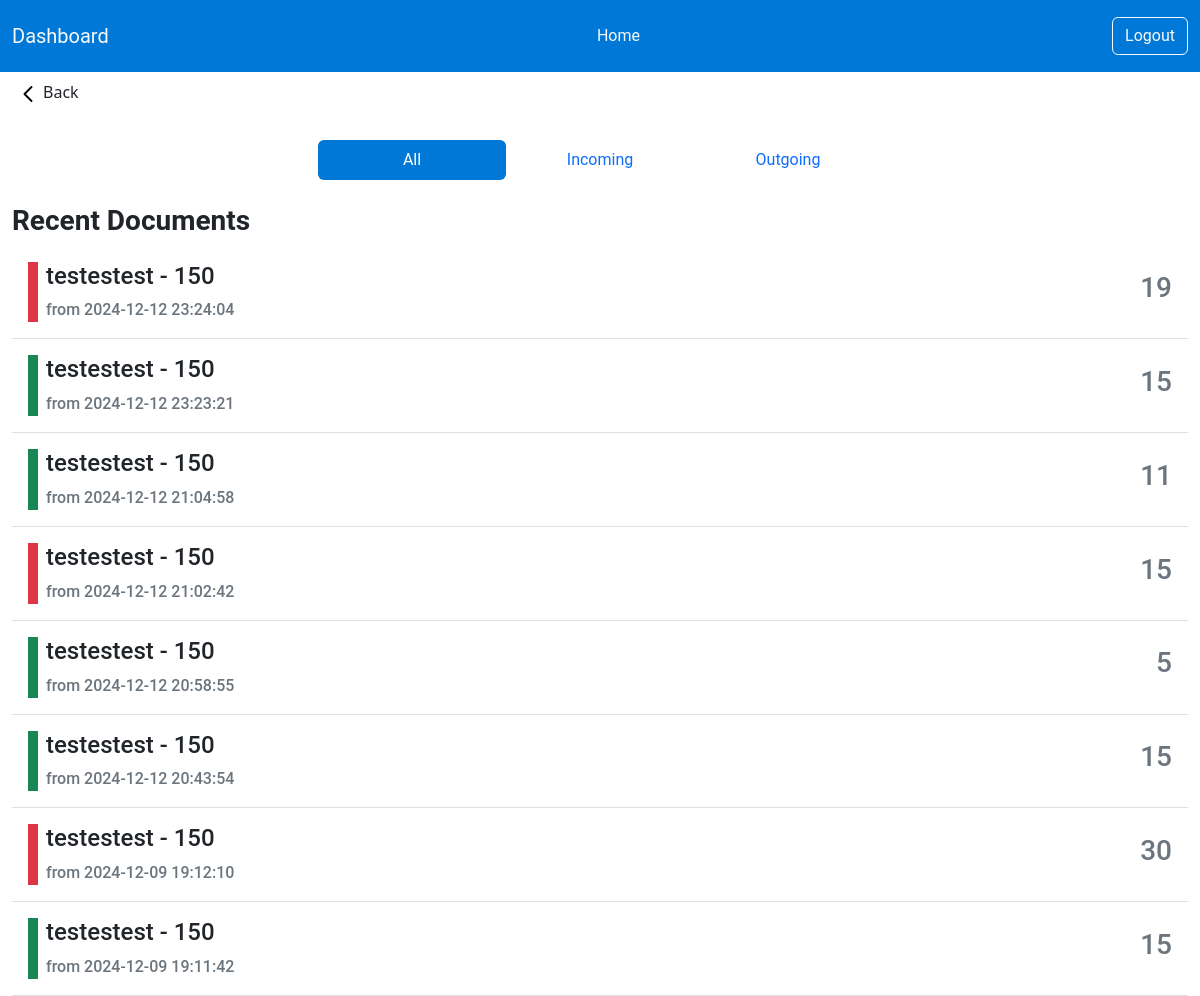
The page /admin/documents.php (signed in) on the database its author committed.
### tables this page shows
CREATE TABLE `transactions` (
  `id` int NOT NULL,
  `product_id` int NOT NULL,
  `type` enum('incoming','outgoing') NOT NULL,
  `quantity` int NOT NULL,
  `date` datetime DEFAULT CURRENT_TIMESTAMP
);

CREATE TABLE `products` (
  `id` int NOT NULL,
  `name` varchar(100) NOT NULL,
  `length` int NOT NULL,
  `category_id` int NOT NULL
);

### admin/documents.php (the view, shortened to what this page needs)
<?php include_once('includes/header.php');
$sql_orders = "SELECT *, `transactions`.`id` AS `transactions_id`
               FROM `transactions`
               INNER JOIN `products` ON `transactions`.`product_id` = `products`.`id`";
$sql_orders .= " ORDER BY `transactions`.`date` DESC";
$stm_orders = $pdo->prepare($sql_orders);
$stm_orders->execute();
$orders = $stm_orders->fetchAll(PDO::FETCH_ASSOC);
?>
<a href="index.php" class="btn btn-transparent d-flex-inline justify-content-start align-items-center"><img src="./assets/icons/back.svg" alt="">Back</a>
<div class="container-fluid mt-4">
    <div class="m-4">
        <ul class="nav nav-pills nav-justified col-12 col-md-6 m-auto">
            <li class="nav-item">
                <a class="nav-link <?= !isset($_GET['type']) || $_GET['type'] === 'all' ? 'active bg-primary' : '' ?>" href="?type=all">All</a>
            </li>
            <li class="nav-item">
                <a class="nav-link <?= isset($_GET['type']) && $_GET['type'] === 'incoming' ? 'active bg-primary' : '' ?>" href="?type=incoming">Incoming</a>
            </li>
            <li class="nav-item">
                <a class="nav-link <?= isset($_GET['type']) && $_GET['type'] === 'outgoing' ? 'active bg-primary' : '' ?>" href="?type=outgoing">Outgoing</a>
            </li>
        </ul>
    </div>
    <div class="text-start">
        <h3 class="fw-bold">Recent Documents</h3>
    </div>
    <div class="col-12">
        <?php foreach ($orders as $order) : ?>
            <div class="card bg-white border-0 rounded-0 border-bottom">
                <div class="card-body d-flex justify-content-between">
                    <div class="d-flex">
                        <span class="w-10 h-100 bg-<?= htmlspecialchars($order['type']) === 'incoming' ? 'success' : 'danger' ?>"></span>
                        <div class="ms-2">
                                <h4><?= $order['name'] ?> - <?= $order['length'] ?></h4>
                            <p class="card-text text-secondary mb-0 fw-medium">from <?= $order['date'] ?></p>
                        </div>
                    </div>
                    <div class="d-flex justify-content-center align-items-center">
                        <h3 class="text-secondary"><?= $order['quantity'] ?></h3>
                    </div>
                </div>
            </div>
        <?php endforeach; ?>
    </div>
</div>
</body>
</html>

### admin/assets/css/style.css (style rules this page uses)
* { font-family: "Roboto", sans-serif; font-weight: 400; font-style: normal; }
.w-10 { width: 10px; }
.bg-primary, .btn-primary { background-color: #0078d7 !important; }

### rows shown on the page
transactions: product.name "testestest", product.length "150", date "2024-12-12 23:24:04", quantity "19"
transactions: product.name "testestest", product.length "150", date "2024-12-12 23:23:21", quantity "15"
transactions: product.name "testestest", product.length "150", date "2024-12-12 21:04:58", quantity "11"
transactions: product.name "testestest", product.length "150", date "2024-12-12 21:02:42", quantity "15"
transactions: product.name "testestest", product.length "150", date "2024-12-12 20:58:55", quantity "5"
transactions: product.name "testestest", product.length "150", date "2024-12-12 20:43:54", quantity "15"
transactions: product.name "testestest", product.length "150", date "2024-12-09 19:12:10", quantity "30"
transactions: product.name "testestest", product.length "150", date "2024-12-09 19:11:42", quantity "15"
